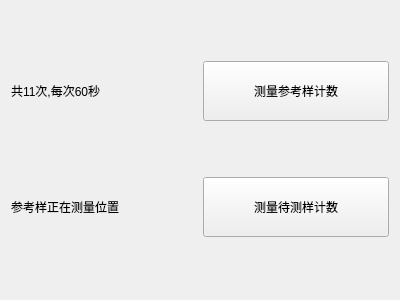
<?xml version="1.0" encoding="UTF-8"?>
<ui version="4.0">
 <class>SpectrumMeasurementMainWin</class>
 <widget class="QWidget" name="SpectrumMeasurementMainWin">
  <property name="geometry">
   <rect>
    <x>0</x>
    <y>0</y>
    <width>400</width>
    <height>300</height>
   </rect>
  </property>
  <property name="windowTitle">
   <string>Form</string>
  </property>
  <layout class="QGridLayout" name="gridLayout">
   <item row="0" column="0">
    <widget class="QLabel" name="label_2">
     <property name="sizePolicy">
      <sizepolicy hsizetype="Minimum" vsizetype="Minimum">
       <horstretch>0</horstretch>
       <verstretch>0</verstretch>
      </sizepolicy>
     </property>
     <property name="text">
      <string>共11次,每次60秒</string>
     </property>
    </widget>
   </item>
   <item row="0" column="1">
    <widget class="QPushButton" name="moveToReference">
     <property name="sizePolicy">
      <sizepolicy hsizetype="Minimum" vsizetype="Minimum">
       <horstretch>0</horstretch>
       <verstretch>0</verstretch>
      </sizepolicy>
     </property>
     <property name="minimumSize">
      <size>
       <width>0</width>
       <height>50</height>
      </size>
     </property>
     <property name="maximumSize">
      <size>
       <width>16777215</width>
       <height>60</height>
      </size>
     </property>
     <property name="text">
      <string>测量参考样计数</string>
     </property>
    </widget>
   </item>
   <item row="1" column="0">
    <widget class="QLabel" name="label">
     <property name="sizePolicy">
      <sizepolicy hsizetype="Preferred" vsizetype="Minimum">
       <horstretch>0</horstretch>
       <verstretch>0</verstretch>
      </sizepolicy>
     </property>
     <property name="text">
      <string>参考样正在测量位置</string>
     </property>
    </widget>
   </item>
   <item row="1" column="1">
    <widget class="QPushButton" name="moveToTest">
     <property name="sizePolicy">
      <sizepolicy hsizetype="Minimum" vsizetype="Minimum">
       <horstretch>0</horstretch>
       <verstretch>0</verstretch>
      </sizepolicy>
     </property>
     <property name="minimumSize">
      <size>
       <width>0</width>
       <height>50</height>
      </size>
     </property>
     <property name="maximumSize">
      <size>
       <width>16777215</width>
       <height>60</height>
      </size>
     </property>
     <property name="text">
      <string>测量待测样计数</string>
     </property>
    </widget>
   </item>
  </layout>
 </widget>
 <resources/>
 <connections/>
</ui>
